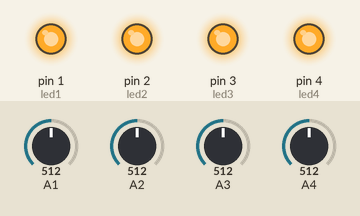
This sketch was run on a simulated Arduino Uno, built with avr-gcc and run on an emulated ATmega328P. On the bench: output pins drawn as LEDs (lit = HIGH). Dashed ring = blinking. The inputs (shaded band) are chosen by the test bench; at power-on: A4 = 512, A3 = 512, A2 = 512, A1 = 512. Random numbers use the default seed unless the sketch sets one.

Above: at 2.8 s.
2.9 s: A4 set to 208
At 7.4 s:
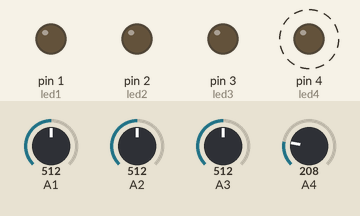
8.9 s: A4 set to 182
At 9.8 s:
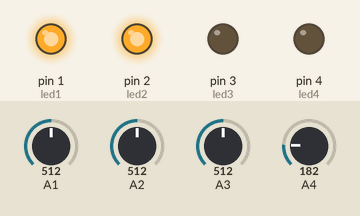
11.6 s: A3 set to 190
At 13.8 s:
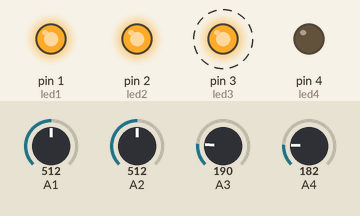
17.6 s: A2 set to 190
At 20.8 s:
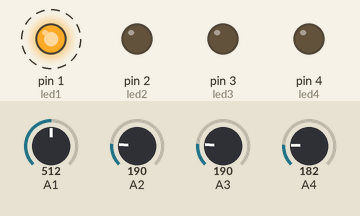
23.6 s: A2 set to 210
29.6 s: A2 set to 30
Timing chart, 0 to 36.6 s (numbered marks = the images above; inputs shaded):
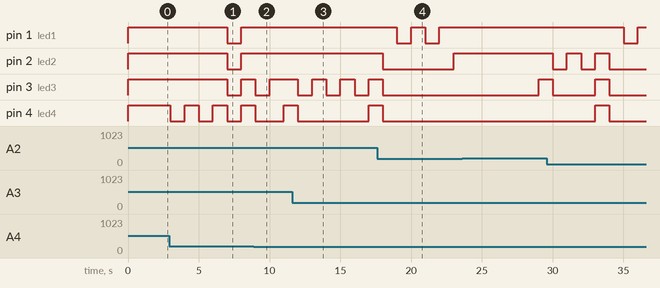

The sketch:

master.ino
```cpp
//Hi Steven
int led1 = 1;
int led2 = 2;
int led3 = 3;
int led4 = 4;

void setup() {
  pinMode(led1, OUTPUT);
  pinMode(led2, OUTPUT);
  pinMode(led3, OUTPUT);
  pinMode(led4, OUTPUT);

  pinMode(A1, INPUT);
  pinMode(A2, INPUT);
  pinMode(A3, INPUT);
  pinMode(A4, INPUT);

int  x = random (0,5);
  if (x == 0) {
    digitalWrite(led1, LOW);
    digitalWrite(led2, LOW);
    digitalWrite(led3, LOW);
    digitalWrite(led4, LOW);
  }
  if (x == 1){
    digitalWrite(led1, HIGH);
    digitalWrite(led2, LOW);
    digitalWrite(led3, LOW);
    digitalWrite(led4, LOW);
  }
  if (x == 2 ){
    digitalWrite(led1, HIGH);
    digitalWrite(led2, HIGH);
    digitalWrite(led3, LOW);
    digitalWrite(led4, LOW);
  }
  if (x == 3){
    digitalWrite(led1, HIGH);
    digitalWrite(led2, HIGH);
    digitalWrite(led3, HIGH);
    digitalWrite(led4, LOW);
  }
  if (x == 4){
    digitalWrite(led1, HIGH);
    digitalWrite(led2, HIGH);
    digitalWrite(led3, HIGH);
    digitalWrite(led4, HIGH);
  }
}

void loop() {

  if (analogRead(A1) >=200){
    digitalWrite(led1, HIGH);
    digitalWrite(led2, LOW);
    digitalWrite(led3, LOW);
    digitalWrite(led4, LOW);
  } else{
      digitalWrite(led1, LOW);
      digitalWrite(led2, LOW);
      digitalWrite(led3, LOW);
      digitalWrite(led4, LOW);
    }
  if (analogRead(A2) >=200){
    digitalWrite(led1, HIGH);
    digitalWrite(led2, HIGH);
    digitalWrite(led3, LOW);
    digitalWrite(led4, LOW);
  }
  if (analogRead(A3) >=200){
    digitalWrite(led1, HIGH);
    digitalWrite(led2, HIGH);
    digitalWrite(led3, HIGH);
    digitalWrite(led4, LOW);
  }
  if (analogRead(A4) >=200){
    digitalWrite(led1, HIGH);
    digitalWrite(led2, HIGH);
    digitalWrite(led3, HIGH);
    digitalWrite(led4, HIGH);
  }
  delay(1000);

  int x = random (0,5);
  if (x == 0) {
    digitalWrite(led1, LOW);
    digitalWrite(led2, LOW);
    digitalWrite(led3, LOW);
    digitalWrite(led4, LOW);
  }
  if (x == 1){
    digitalWrite(led1, HIGH);
    digitalWrite(led2, LOW);
    digitalWrite(led3, LOW);
    digitalWrite(led4, LOW);
  }
  if (x == 2 ){
    digitalWrite(led1, HIGH);
    digitalWrite(led2, HIGH);
    digitalWrite(led3, LOW);
    digitalWrite(led4, LOW);
  }
  if (x == 3){
    digitalWrite(led1, HIGH);
    digitalWrite(led2, HIGH);
    digitalWrite(led3, HIGH);
    digitalWrite(led4, LOW);
  }
  if (x == 4){
    digitalWrite(led1, HIGH);
    digitalWrite(led2, HIGH);
    digitalWrite(led3, HIGH);
    digitalWrite(led4, HIGH);
  }
  delay(1000);
}
```

Measured:
- the behaviour switches between 200 and 199 on A4 (found by bisection; images 1 and 2)
- after the input at 11.6 s, pin 3 (led3): alternates HIGH for 1.0 s and LOW for 1.0 s, starting after 0.40 s
- by itself, pin 2 (led2): alternates HIGH for 1.0 s and LOW for 1.0 s, 5 changes in all, then stays LOW
